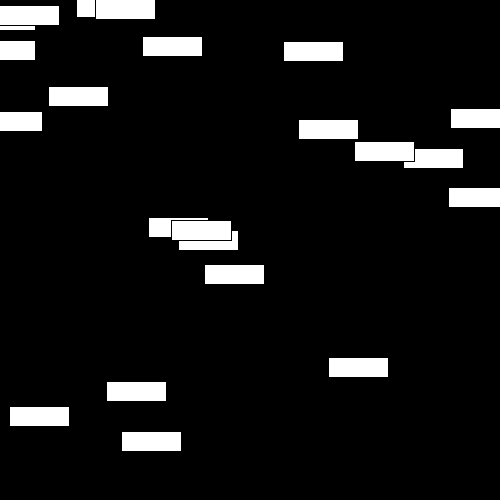
Frame 1 (no input)
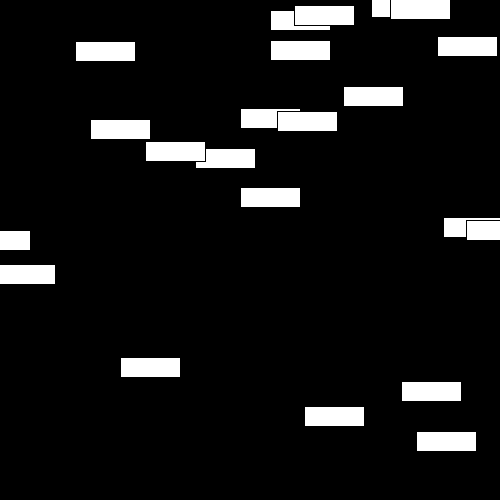
Frame 60 (the mouse pressed at the canvas centre just before this capture)
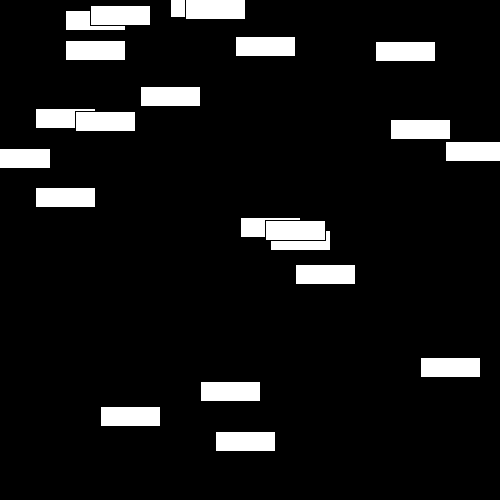
Frame 120 (the mouse held since frame 60 and released just before this capture)

The Processing sketch that drew these frames (run headless with seeded random() and noise(); from frame 60 on, the mouse is pressed at the canvas centre):

// Processing sketch: introExampleCarsTeacherSide
// ── introExampleCarsTeacherSide.pde
//fundmental class
class Cat {}
Cat myCat = new Cat();
/*
A class is an idea, made up of data and functions
Objects are dervived from classes and are instances of it
So all objects of the same class will share properties and functions, 
but not nessarically have the same data in those properties
*/
void setup() {
 size(500,500); 
 
 myCars = new Car[20];
 for (int i = 0; i < myCars.length; i++) {
   myCars[i] = new Car(int(random(0,width)),int(random(0,height)));
 }
 
}

int xPos = 0;
int yPos = 50;
int xSpeed = 5;
color carColor = 255;

void draw() {
  background(0);
  
  move();
  display();
  
  myCar.drive();
  myCar.display();
  
  for (int i = 0; i < myCars.length; i++) {
   myCars[i].drive();
   myCars[i].display();
  } 
}

void move() {
  xPos += xSpeed;
  if (xPos > width) {
    xPos = 0;
  }
}
void display() {
  rectMode(CENTER);
  fill(carColor);
  rect(xPos,yPos,60,20);
}

Car myCar = new Car(0,20);

//TIER 2: Classes
class Car {
 int xPos;
 int yPos;
 //can we make speed variable?
 int xSpeed=5;
 color carColor=255;
 
 Car(int temporaryX, int temporaryY) {
   xPos=temporaryX;
   yPos=temporaryY;
 }
 void drive() {
   xPos += xSpeed;
   if (xPos > width) {
     //how do we fix this so it doesn't come in halfway?
     xPos = 0;
   }
 } 
 void display () {
   rectMode(CENTER);   
   fill(carColor);
   rect(xPos,yPos,60,20);
 }
}


Car[] myCars;
